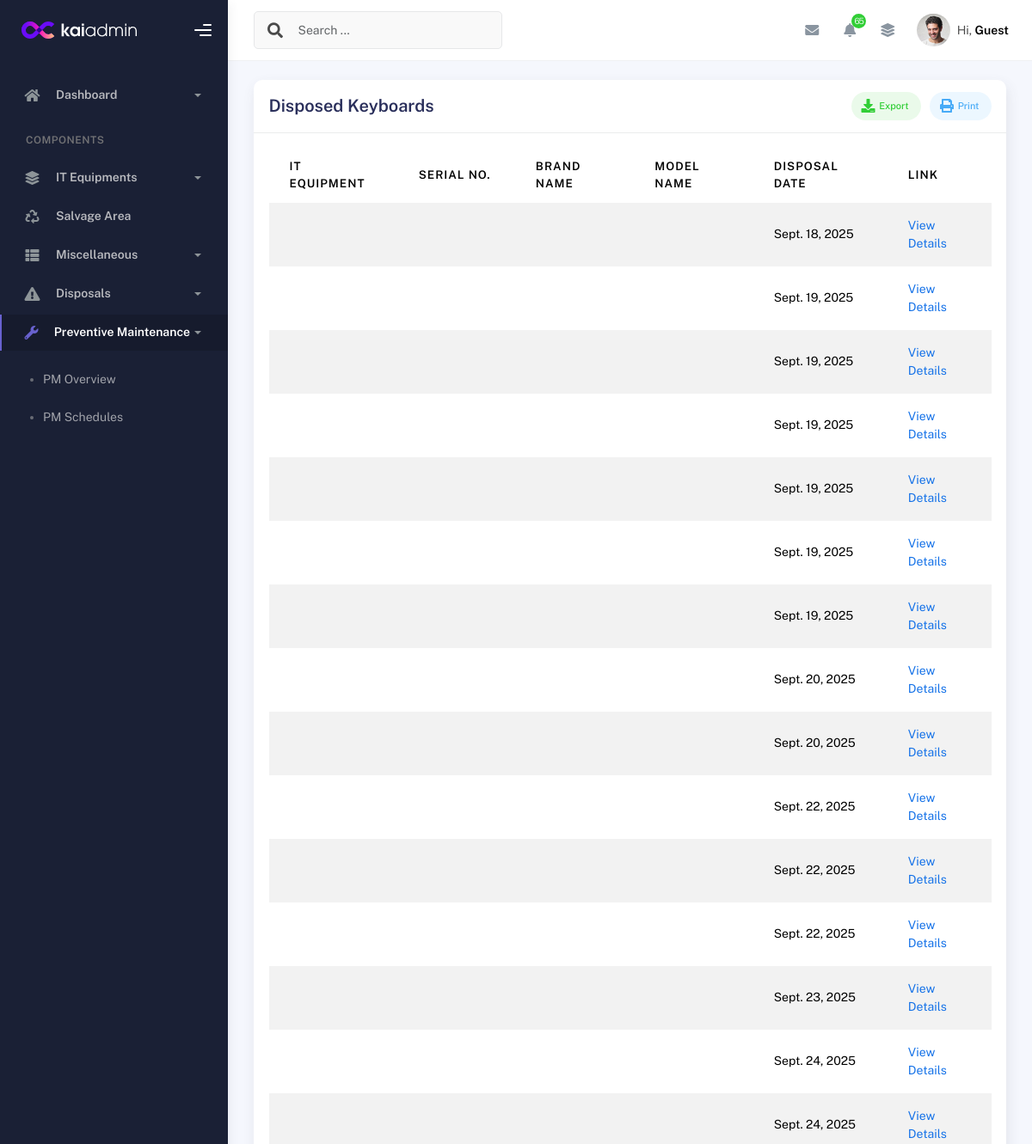
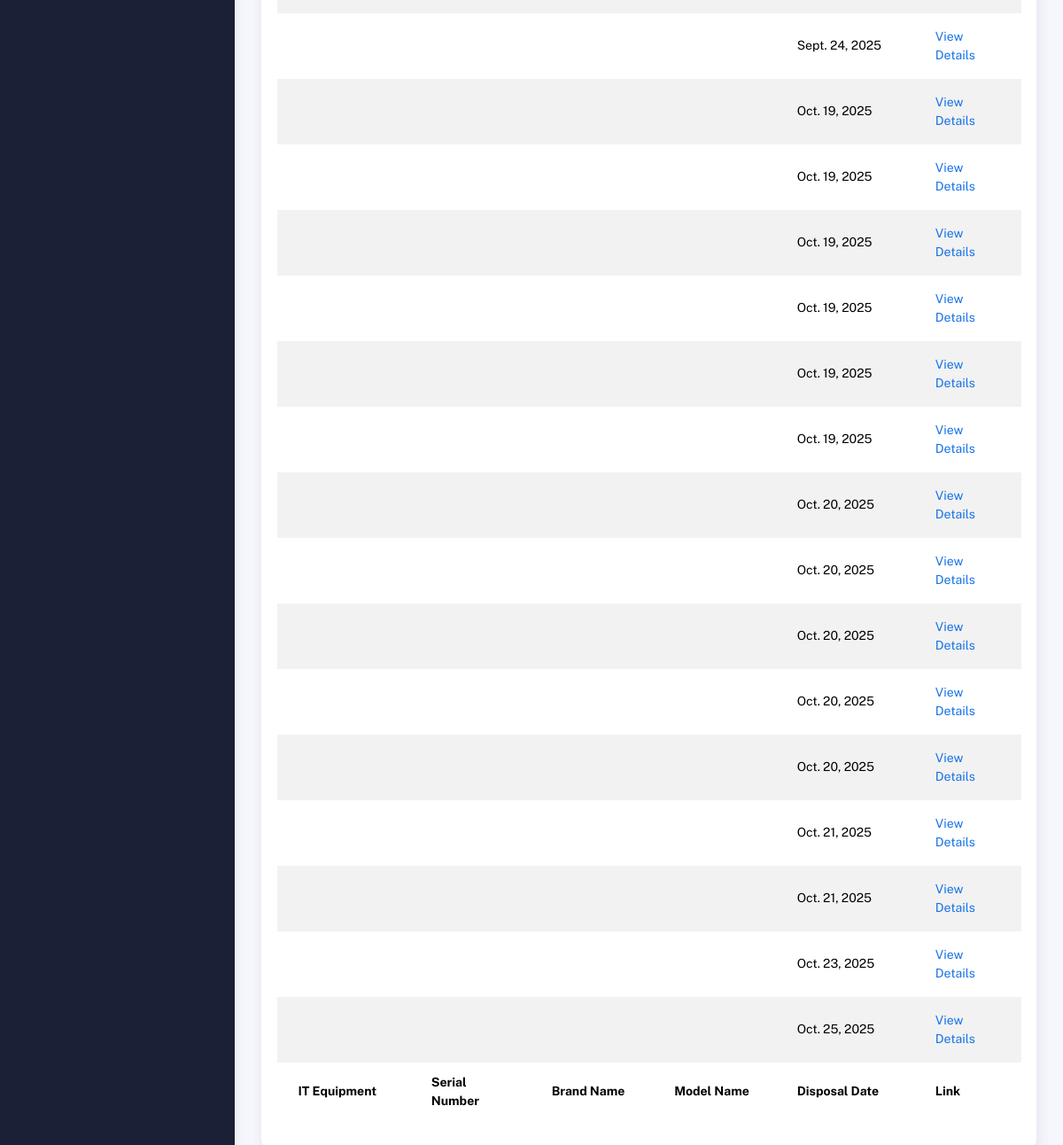
The page /disposed_keyboards/ on the database as committed earlier (2 pictures, top to bottom).
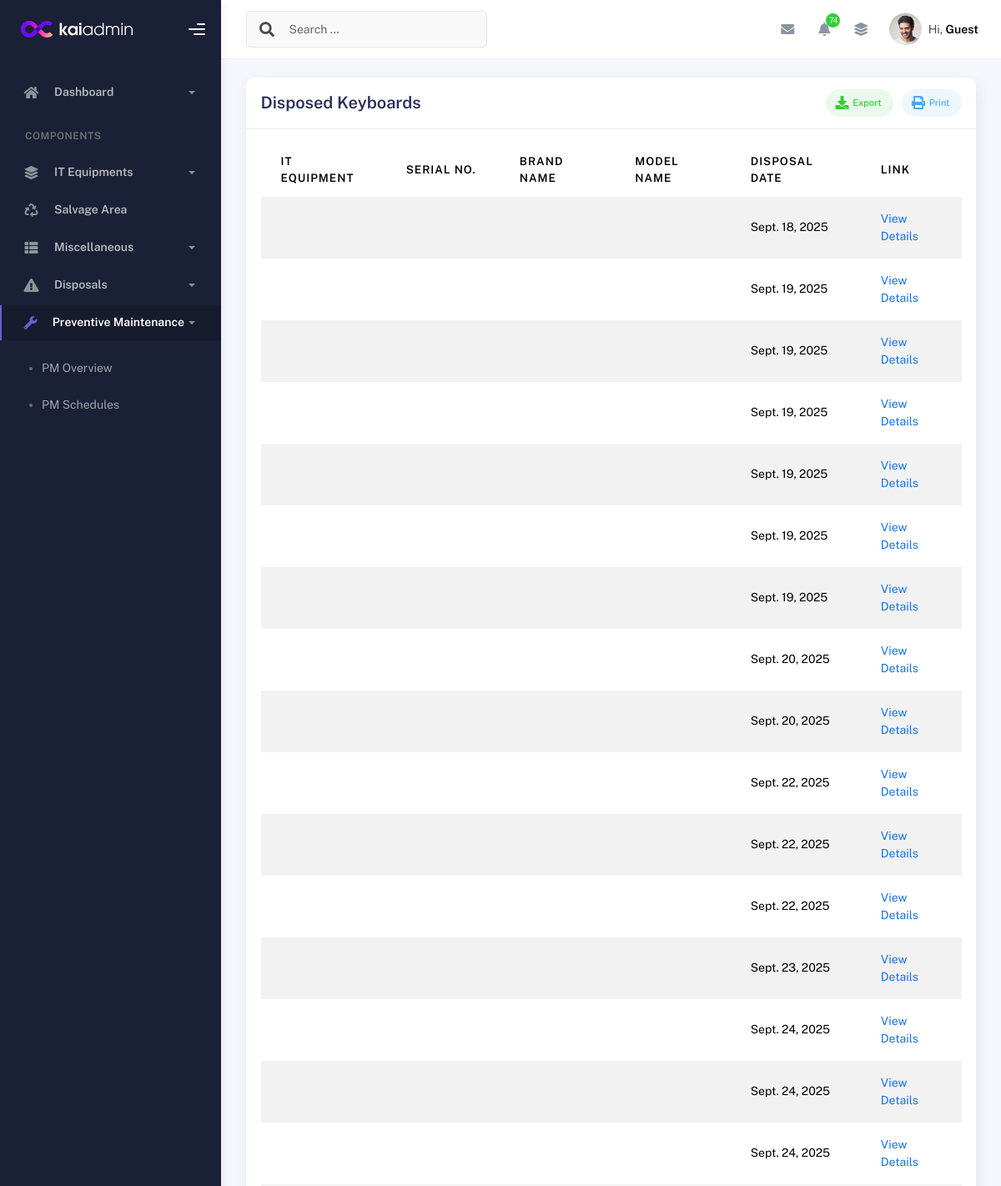
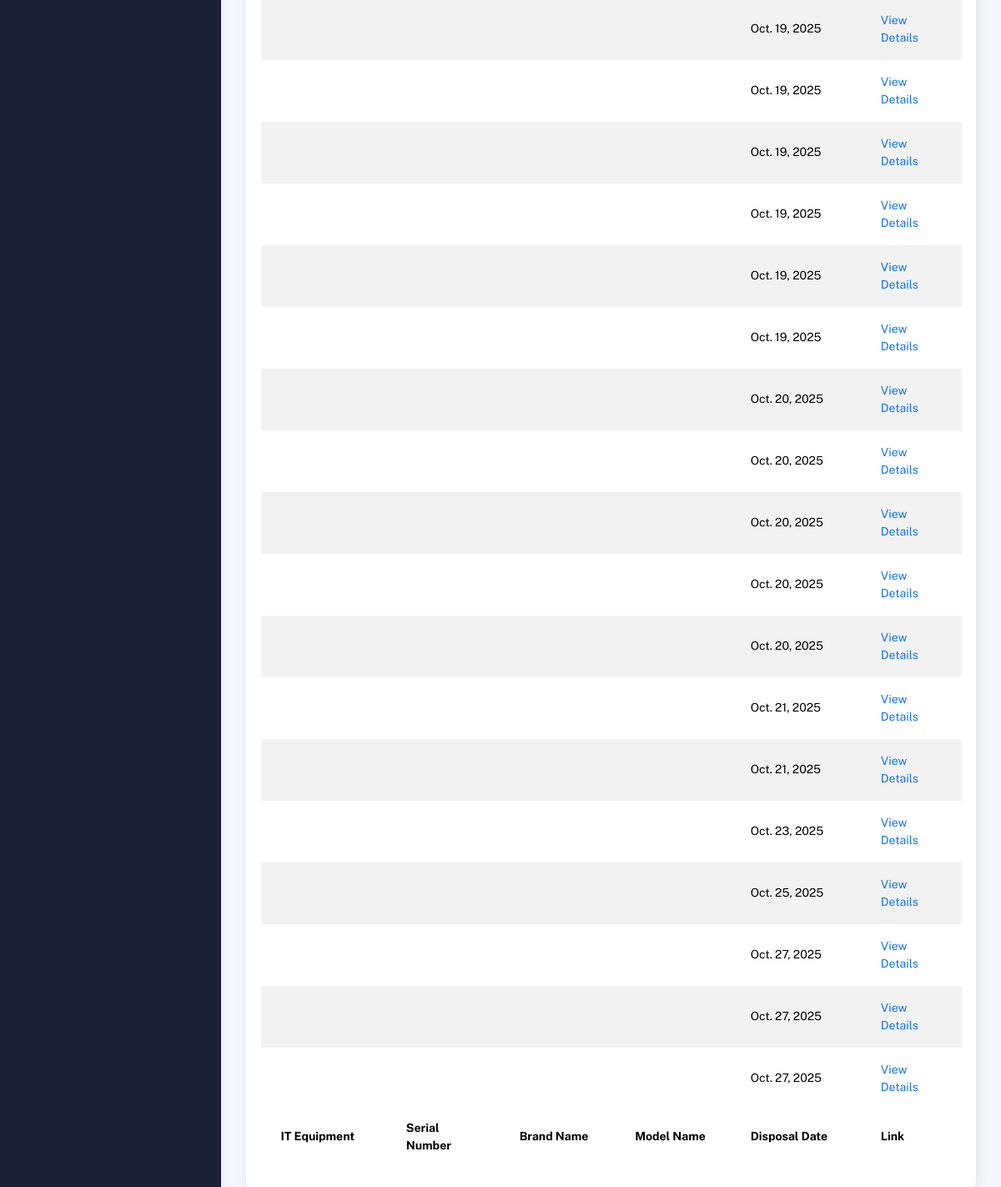
The same page on the database as committed later (2 pictures, top to bottom).
### inventory/models.py (models this page shows, shortened)
class DisposedKeyboard(models.Model):
    keyboard_dispose_db = models.ForeignKey(KeyboardDetails, on_delete=models.CASCADE)
    equipment_package = models.ForeignKey(Equipment_Package, related_name='keyboards_details', on_delete=models.CASCADE, null=True)
    disposed_under = models.ForeignKey(DisposedDesktopDetail, on_delete=models.CASCADE, related_name="disposed_keyboards", null=True, blank=True)
    disposal_date = models.DateField(default=timezone.now)

### inventory/views.py (the view)
# urls.py: path('disposed_keyboards/', views.disposed_keyboards, name='disposed_keyboards'),
def disposed_keyboards(request):
    disposed_keyboards = DisposedKeyboard.objects.all()
    return render(request, 'disposed_keyboards.html', {'disposed_keyboards': disposed_keyboards})

### templates/disposed_keyboards.html (shortened to what this page needs)
{% extends 'base.html' %}
{% block content %}
<div class="container">
  <div class="page-inner">
    <div class="row">
      <div class="col-md-12">
        <div class="card">
          <div class="card-header">
            <div class="card-head-row">
              <h4 class="card-title">Disposed Keyboards</h4>
              <div class="card-tools">
                <a href="#" class="btn btn-label-success btn-round btn-sm me-2">
                  <span class="btn-label">
                  </span>
                  Export
                </a>
                <a href="#" class="btn btn-label-info btn-round btn-sm">
                  <span class="btn-label">
                  </span>
                  Print
                </a>
              </div>
            </div>
          </div>
          <div class="card-body">
            <div class="table-responsive">
              <table id="disposed-keyboards-table" class="display table table-striped table-hover">
                <thead>
                  <tr>
                    <th>IT Equipment</th>
                    <th>Serial No.</th>
                    <th>Brand Name</th>
                    <th>Model Name</th>
                    <th>Disposal Date</th>
                    <th>Link</th>
                  </tr>
                </thead>
                <tfoot>
                  <tr>
                    <th>IT Equipment</th>
                    <th>Serial Number</th>
                    <th>Brand Name</th>
                    <th>Model Name</th>
                    <th>Disposal Date</th>
                    <th>Link</th>
                  </tr>
                </tfoot>
                <tbody>
                  {% for disposed_keyboard in disposed_keyboards %}
                  <tr>
                    <td>{{ disposed_keyboard.keyboard.equipment_package }}</td>
                    <td>{{ disposed_keyboard.keyboard.keyboard_sn }}</td>
                    <td>{{ disposed_keyboard.keyboard.brand }}</td>
                    <td>{{ disposed_keyboard.keyboard.model }}</td>
                    <td>{{ disposed_keyboard.disposal_date }}</td>
                    <td>
                      <a href="{% url 'desktop_detailed_view' disposed_keyboard.keyboard.equipment_package.id %}">
                        <span class="sub-item">View Details</span>
                      </a>
                    </td>
                  </tr>
                  {% endfor %}
                </tbody>
              </table>
            </div>
          </div>
        </div>
      </div>
    </div>
  </div>
</div>
{% endblock %}

Rows that differ between the two databases and show on the page:
added DisposedKeyboard: disposal_date "Oct. 27, 2025"
added DisposedKeyboard: disposal_date "Oct. 27, 2025"
added DisposedKeyboard: disposal_date "Oct. 27, 2025"
Other text that changed with them:
{{ pending_pm_count }}: "65" → "74"
